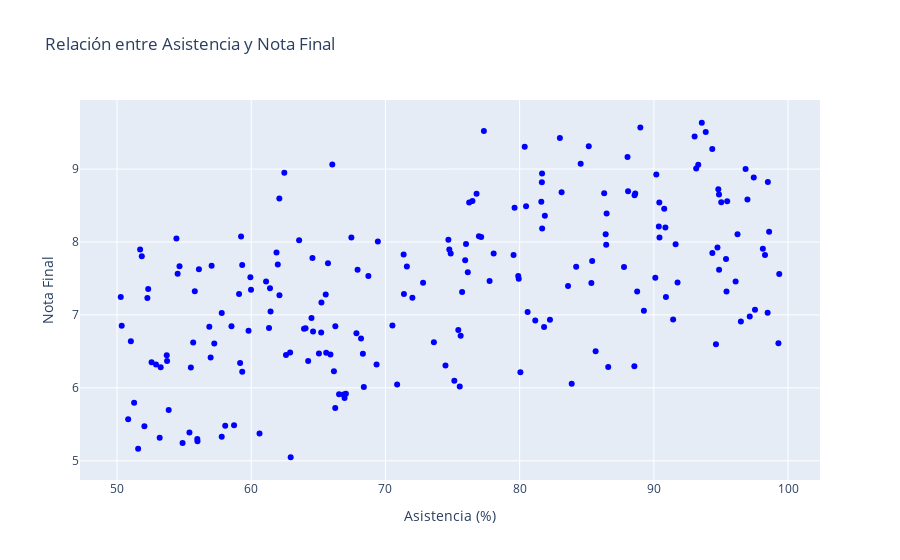

The notebook cell this image was saved under:
### Code cell
import IPython.display as ipd
ipd.display(fig_scatter)

### Figure 1 — Plotly figure (JSON) as saved in the notebook; plotly's stock layout.template omitted (floating-point values rounded to 4 significant figures; data arrays with more than 128 entries replaced by an {"elided": "..."} marker saying what was removed)
{"data": [{"hovertemplate": "Asistencia (%)=%{x}<br>Nota Final=%{y}<extra></extra>", "legendgroup": "", "marker": {"color": "blue", "symbol": "circle"}, "mode": "markers", "name": "", "orientation": "v", "showlegend": false, "type": "scatter", "x": {"elided": "200 float values"}, "xaxis": "x", "y": {"elided": "200 float values"}, "yaxis": "y"}], "layout": {"legend": {"tracegroupgap": 0}, "title": {"text": "Relación entre Asistencia y Nota Final"}, "xaxis": {"anchor": "y", "domain": [0, 1], "title": {"text": "Asistencia (%)"}}, "yaxis": {"anchor": "x", "domain": [0, 1], "title": {"text": "Nota Final"}}}}
